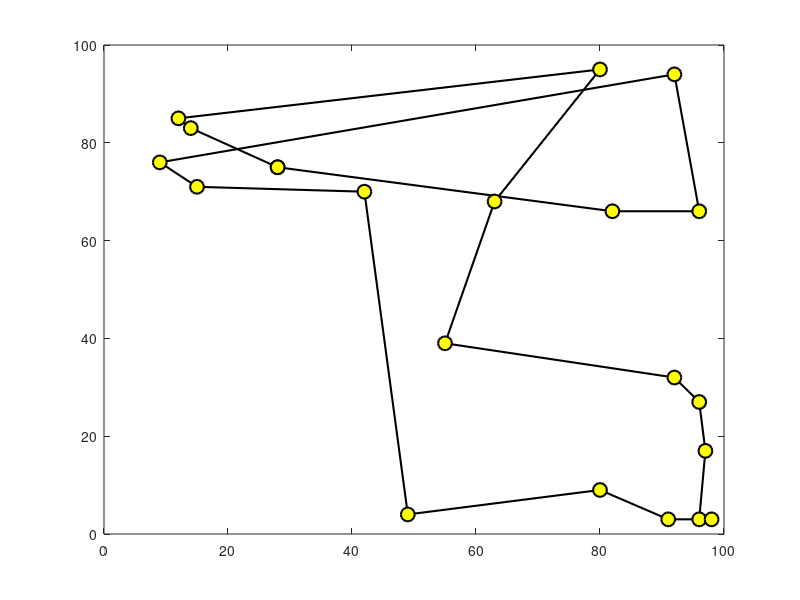
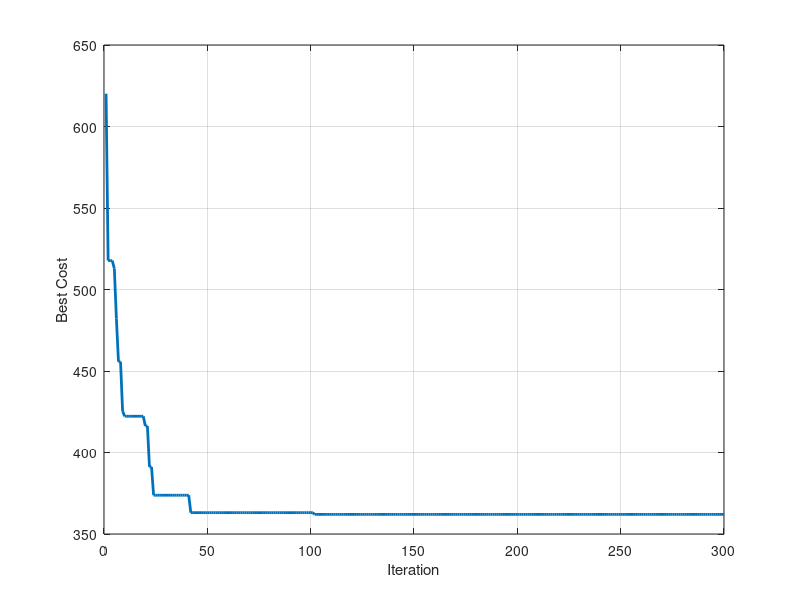

The MATLAB source for these figures, in order:
%************************************************%
%OHM 39003
%ACO Algorithm: In-Class March 12, 2020
%Author: Internet Source
%************************************************%

clc;
clear;
close all;

    x=[82 91 12 92 63 09 28 55 96 97 15 98 96 49 80 14 42 92 80 96];
    
    y=[66 03 85 94 68 76 75 39 66 17 71 03 27 04 09 83 70 32 95 03];
    
    n=length(x);
    
    D=zeros(n,n);
    
    for i=1:n-1
        for j=i+1:n
            
            D(i,j)=sqrt((x(i)-x(j))^2+(y(i)-y(j))^2);
            
            D(j,i)=D(i,j);
            
        end
    end
    

    
nVar=n;
tour = [];


%% ACO Parameters

MaxIt=300;      % Maximum Number of Iterations

nAnt=40;        % Number of Ants (Population Size)

Q=1;

Q_multi=15;

tau0=Q_multi*Q/(nVar*mean(D(:)));	% Initial Phromone

alpha=1;        % Phromone Exponential Weight
beta=1;         % Heuristic Exponential Weight

rho=0.05;       % Evaporation Rate


%% Initialization

eta=1./D;             % Heuristic Information Matrix

tau=tau0*ones(nVar,nVar);   % Phromone Matrix

BestCost=zeros(MaxIt,1);    % Array to Hold Best Cost Values

% Empty Ant
empty_ant.Tour=[];
empty_ant.Cost=[];

% Ant Colony Matrix
ant=repmat(empty_ant,nAnt,1);

% Best Ant
BestSol.Cost=inf;


%% ACO Main Loop

for it=1:MaxIt
    
    % Move Ants
    for k=1:nAnt
        
        ant(k).Tour=randi([1 nVar]);
        
        for l=2:nVar
            
            i=ant(k).Tour(end);
            
            P=tau(i,:).^alpha.*eta(i,:).^beta;
            
            P(ant(k).Tour)=0; %replce Inf by 0
            
            P=P/sum(P);
            
% %            RouletteWheelSelection;
            r=rand;
    
            C=cumsum(P);
    
            j=find(r<=C,1,'first');
            
            ant(k).Tour=[ant(k).Tour j];
            
        end  
        
    end
    
    %% Update Phromones
    for k=1:nAnt
        
        tour=ant(k).Tour;
        n=numel(tour);
        
        tour=[tour tour(1)]; %#ok
        
         L=0;
            for i=1:n
             L=L+D(tour(i),tour(i+1));
            end
	ant(k).Cost= L;

        for l=1:nVar
            
            i=tour(l);
            j=tour(l+1);
            
            tau(i,j)=tau(i,j)+Q/ant(k).Cost;
            
        end
         if ant(k).Cost<BestSol.Cost
            BestSol=ant(k);
        end
        
    end
    
    % Evaporation
    tau=(1-rho)*tau;
    
    % Store Best Cost
    BestCost(it)=BestSol.Cost;
    
    % Show Iteration Information
    disp(['Iteration ' num2str(it) ': Best Cost = ' num2str(BestCost(it))]);
    
    % Plot Solution
    figure(1);
    %tour
    plot(x(tour),y(tour),'k-o',...
        'MarkerSize',10,...
        'MarkerFaceColor','y',...
        'LineWidth',1.5);
    
    
end

%% Results

figure;
plot(BestCost,'LineWidth',2);
xlabel('Iteration');
ylabel('Best Cost');
grid on;